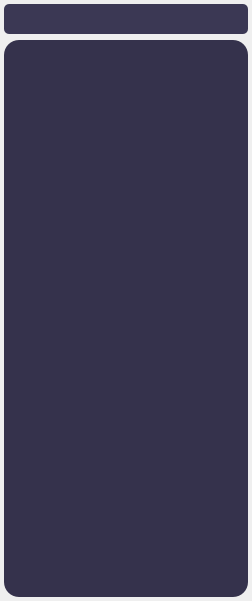
               <widget class="QWidget" name="UserSQLPage">
                <property name="geometry">
                 <rect>
                  <x>0</x>
                  <y>0</y>
                  <width>252</width>
                  <height>601</height>
                 </rect>
                </property>
                <attribute name="label">
                 <string>User SQLs</string>
                </attribute>
                <layout class="QVBoxLayout" name="verticalLayout_51">
                 <property name="leftMargin">
                  <number>2</number>
                 </property>
                 <property name="topMargin">
                  <number>2</number>
                 </property>
                 <property name="rightMargin">
                  <number>2</number>
                 </property>
                 <property name="bottomMargin">
                  <number>2</number>
                 </property>
                 <item>
                  <widget class="QWidget" name="widget_46" native="true">
                   <layout class="QVBoxLayout" name="verticalLayout_50">
                    <property name="leftMargin">
                     <number>2</number>
                    </property>
                    <property name="topMargin">
                     <number>2</number>
                    </property>
                    <property name="rightMargin">
                     <number>2</number>
                    </property>
                    <property name="bottomMargin">
                     <number>2</number>
                    </property>
                    <item>
                     <widget class="QLineEdit" name="SearchUserSQLLineEdit">
                      <property name="font">
                       <font>
                        <family>Arial</family>
                        <pointsize>-1</pointsize>
                       </font>
                      </property>
                      <property name="styleSheet">
                       <string notr="true">QLineEdit{
	background-color: rgb(59, 56, 84);/* Set your desired background color */
	color: rgb(238, 236, 255);/* Set your desired text color */
	font-family: Arial;
	font-size: 15px; /* Set your desired font size */
	border-style: none;
	/*border: 1px solid #CCCCCC;  Set your desired border style */
	border-radius: 5px; /* Set your desired border radius */
	padding: 5px; /* Set your desired padding */
	}</string>
                      </property>
                      <property name="text">
                       <string/>
                      </property>
                     </widget>
                    </item>
                    <item>
                     <widget class="QListWidget" name="UserSQLListWidget">
                      <property name="font">
                       <font>
                        <pointsize>10</pointsize>
                       </font>
                      </property>
                      <property name="styleSheet">
                       <string notr="true">QListWidget{
	background-color: rgb(53, 50, 76);
	border-radius: 15px;
	}</string>
                      </property>
                     </widget>
                    </item>
                   </layout>
                  </widget>
                 </item>
                </layout>
               </widget>
